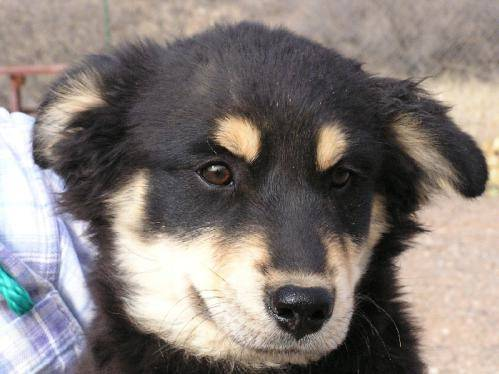
#> input picture Object-Detection/YOLO/Yolo-V4/custom/images/usbcam(2020-03-06-10:57:19).jpg, 499 x 374 px
$ python -i video_inference.py   (imports and definitions only)
#> lines starting #> are read from the running program, lines starting #| are printed output that depends on the picture
from ctypes import *
import glob
import math
import random
import os
import cv2
import numpy as np
import time
import darknet
import collections

def convertBack(x, y, w, h):
    xmin = int(round(x - (w / 2)))
    xmax = int(round(x + (w / 2)))
    ymin = int(round(y - (h / 2)))
    ymax = int(round(y + (h / 2)))
    return xmin, ymin, xmax, ymax


def cvDrawBoxes(detections, img):
    labels = []
    for detection in detections:
        x, y, w, h = detection[2][0],\
            detection[2][1],\
            detection[2][2],\
            detection[2][3]
        xmin, ymin, xmax, ymax = convertBack(float(x), float(y), float(w), float(h))
        pt1 = (xmin, ymin)
        pt2 = (xmax, ymax)

        if xmin >= 0 and ymin >= 0 and xmax >= 0 and ymax >= 0:
            cv2.rectangle(img, pt1, pt2, (0, 255, 0), 1)
            cv2.putText(img,
                        detection[0].decode() +
                        " [" + str(round(detection[1] * 100, 2)) + "]",
                        (pt1[0], pt1[1] - 3), cv2.FONT_HERSHEY_SIMPLEX, 0.5,
                        [255, 255, 0], 1)
            labels.append(detection[0].decode())

        else:
            pass

    print(collections.Counter(labels))

    return img


netMain = None
metaMain = None
altNames = None


def YOLO(frame):
    global metaMain, netMain, altNames
    configPath = "./test/yolo-obj.cfg"
    weightPath = "./test/yolo-obj_final.weights"
    metaPath= "./test/obj.data"

    if not os.path.exists(configPath):
        raise ValueError("Invalid config path `" +
                         os.path.abspath(configPath)+"`")
    if not os.path.exists(weightPath):
        raise ValueError("Invalid weight path `" +
                         os.path.abspath(weightPath)+"`")
    if not os.path.exists(metaPath):
        raise ValueError("Invalid data file path `" +
                         os.path.abspath(metaPath)+"`")
    if netMain is None:
        netMain = darknet.load_net_custom(configPath.encode(
            "ascii"), weightPath.encode("ascii"), 0, 1)  # batch size = 1
    if metaMain is None:
        metaMain = darknet.load_meta(metaPath.encode("ascii"))
    if altNames is None:
        try:
            with open(metaPath) as metaFH:
                metaContents = metaFH.read()
                import re
                match = re.search("names *= *(.*)$", metaContents,
                                  re.IGNORECASE | re.MULTILINE)
                if match:
                    result = match.group(1)
                else:
                    result = None
                try:
                    if os.path.exists(result):
                        with open(result) as namesFH:
                            namesList = namesFH.read().strip().split("\n")
                            altNames = [x.strip() for x in namesList]
                except TypeError:
                    pass
        except Exception:
            pass

    darknet_image = darknet.make_image(darknet.network_width(netMain),
                                       darknet.network_height(netMain),
                                       3)
    image = cv2.cvtColor(frame, cv2.COLOR_BGR2RGB)
    image = cv2.resize(image, (darknet.network_width(netMain), darknet.network_height(netMain)))
    darknet.copy_image_from_bytes(darknet_image, image.tobytes())

    detections = darknet.detect_image(netMain, metaMain, darknet_image, thresh=0.8)
    image = cvDrawBoxes(detections, image)
    # image  = cv2.resize(image, (3840, 2160))
    # image = cv2.resize(image, (1280, 720))
    image = cv2.cvtColor(image, cv2.COLOR_BGR2RGB)

    return image


# [29 lines not run here, left out]

>>> import cv2
>>> picture = cv2.imread('custom/images/usbcam(2020-03-06-10:57:19).jpg', cv2.IMREAD_GRAYSCALE)
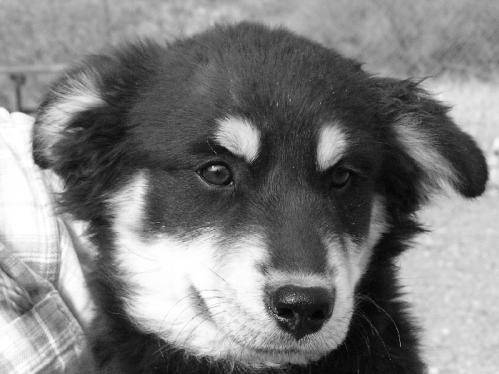
#> picture: shape (374, 499); min 0, max 255, mean 126.4
#> (the run stopped early here; a loop or call above may not have finished)
